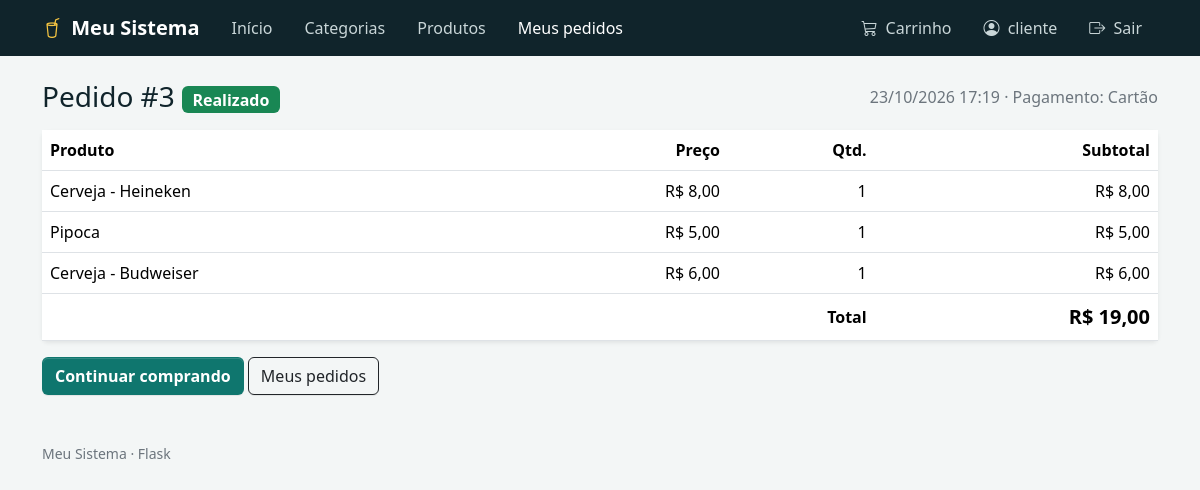
/loja/pedido/3 (signed in), run on the app's committed database.
### tables this page shows
CREATE TABLE pedido (
                id integer primary key autoincrement,
                id_usuario int not null,
                data datetime not null,
                total float not null,
                pagamento varchar(20) not null,
                status varchar(20) not null default 'Realizado',
                foreign key (id_usuario) references usuario(id)
            );

CREATE TABLE item_pedido (
                id integer primary key autoincrement,
                id_pedido int not null,
                id_produto int,
                nome varchar(50) not null,
                preco float not null,
                quantidade int not null,
                foreign key (id_pedido) references pedido(id) on delete cascade
            );

### app.py (the view)
@app.route('/loja/pedido/<int:id_pedido>')
def cliente_pedido(id_pedido):
    with conexao() as conn:
        pedido = conn.execute('SELECT * FROM pedido WHERE id = ?', (id_pedido,)).fetchone()
        if pedido is None or (pedido['id_usuario'] != session['usuario_id'] and session.get('tipo') != 'admin'):
            flash('Pedido não encontrado.', 'danger')
            return redirect(url_for('cliente_pedidos'))
        itens = conn.execute('SELECT * FROM item_pedido WHERE id_pedido = ?', (id_pedido,)).fetchall()
    return render_template('cliente/pedido.html', pedido=pedido, itens=itens)

### app.py (called while the page is built)
def conexao():
    conn = sqlite3.connect(Path(app.root_path) / 'database.db')
    conn.row_factory = sqlite3.Row
    conn.execute('PRAGMA foreign_keys = ON')
    return conn

@app.template_filter('data_br')
def formatar_data(valor):
    try:
        return datetime.strptime(valor, '%Y-%m-%d %H:%M:%S').strftime('%d/%m/%Y %H:%M')
    except (TypeError, ValueError):
        return valor or ''

@app.context_processor
def dados_do_carrinho():
    return {'qtd_carrinho': sum(session.get('carrinho', {}).values())}

@app.template_filter('brl')
def formatar_real(valor):
    if valor is None:
        return '—'
    return 'R$ ' + f'{valor:,.2f}'.replace(',', 'X').replace('.', ',').replace('X', '.')

@app.before_request
def proteger_rotas():
    endpoint = request.endpoint
    if endpoint is None or endpoint in ENDPOINTS_PUBLICOS:
        return None
    if 'usuario_id' not in session:
        flash('Faça login para continuar.', 'warning')
        return redirect(url_for('login'))
    if endpoint in ('raiz', 'sair') or endpoint.startswith('cliente_'):
        return None
    if session.get('tipo') != 'admin':
        flash('Esta área é restrita ao administrador.', 'danger')
        return redirect(url_for('cliente_inicio'))
    return None

### templates/cliente/pedido.html (shortened to what this page needs)
{% extends 'cliente/base.html' %}
{% block content %}
<div class="d-flex flex-wrap justify-content-between align-items-center mb-3 gap-2">
  <h1 class="h3 mb-0">Pedido #{{ pedido['id'] }} <span class="badge text-bg-success fs-6 align-middle">{{ pedido['status'] }}</span></h1>
  <div class="text-secondary">{{ pedido['data'] | data_br }} · Pagamento: {{ pedido['pagamento'] }}</div>
</div>
<div class="card border-0 shadow-sm mb-3">
  <div class="table-responsive">
    <table class="table align-middle mb-0">
      <thead><tr><th>Produto</th><th class="text-end">Preço</th><th class="text-end">Qtd.</th><th class="text-end">Subtotal</th></tr></thead>
      <tbody>
        {% for i in itens %}
        <tr><td>{{ i['nome'] }}</td><td class="text-end">{{ i['preco'] | brl }}</td><td class="text-end">{{ i['quantidade'] }}</td><td class="text-end">{{ (i['preco'] * i['quantidade']) | brl }}</td></tr>
        {% endfor %}
      </tbody>
      <tfoot><tr><th colspan="3" class="text-end">Total</th><th class="text-end preco">{{ pedido['total'] | brl }}</th></tr></tfoot>
    </table>
  </div>
</div>
<a class="btn btn-teal" href="{{ url_for('cliente_produtos') }}">Continuar comprando</a>
<a class="btn btn-outline-dark" href="{{ url_for('cliente_pedidos') }}">Meus pedidos</a>
{% endblock %}

### templates/cliente/base.html (style rules this page uses)
body { font-family: 'Source Sans 3', system-ui, sans-serif; background: #f3f6f6; color: #10242b; }
.preco { font-weight: 700; font-size: 1.25rem; color: #0f766e; }
.btn-teal { background: #0f766e; color: #fff; font-weight: 600; }

### data on the page
pedido: id "3", status "Realizado", data|data_br "23/10/2026 17:19", pagamento "Cartão", total|brl "R$ 19,00"
item_pedido: nome "Cerveja - Heineken", preco|brl "R$ 8,00", quantidade "1", (i['preco']*i['quantidade'])|brl "R$ 8,00"
item_pedido: nome "Pipoca", preco|brl "R$ 5,00", quantidade "1", (i['preco']*i['quantidade'])|brl "R$ 5,00"
item_pedido: nome "Cerveja - Budweiser", preco|brl "R$ 6,00", quantidade "1", (i['preco']*i['quantidade'])|brl "R$ 6,00"

### other printed values
{{ session.get('usuario_nome') }} "cliente"
